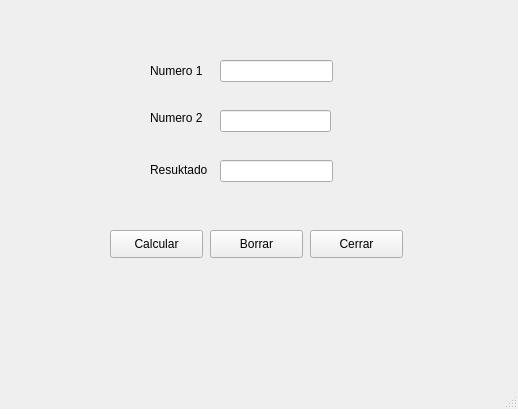
<?xml version="1.0" encoding="UTF-8"?>
<ui version="4.0">
 <class>MainWindow</class>
 <widget class="QMainWindow" name="MainWindow">
  <property name="geometry">
   <rect>
    <x>0</x>
    <y>0</y>
    <width>518</width>
    <height>409</height>
   </rect>
  </property>
  <property name="windowTitle">
   <string>MainWindow</string>
  </property>
  <widget class="QWidget" name="centralwidget">
   <widget class="QPushButton" name="pushBtn3">
    <property name="geometry">
     <rect>
      <x>310</x>
      <y>230</y>
      <width>93</width>
      <height>28</height>
     </rect>
    </property>
    <property name="text">
     <string>Cerrar</string>
    </property>
   </widget>
   <widget class="QLabel" name="etiqueta3">
    <property name="geometry">
     <rect>
      <x>150</x>
      <y>160</y>
      <width>61</width>
      <height>20</height>
     </rect>
    </property>
    <property name="text">
     <string>Resuktado</string>
    </property>
   </widget>
   <widget class="QLineEdit" name="texto3">
    <property name="geometry">
     <rect>
      <x>220</x>
      <y>160</y>
      <width>113</width>
      <height>22</height>
     </rect>
    </property>
   </widget>
   <widget class="QPushButton" name="pushBtn2">
    <property name="geometry">
     <rect>
      <x>210</x>
      <y>230</y>
      <width>93</width>
      <height>28</height>
     </rect>
    </property>
    <property name="text">
     <string>Borrar</string>
    </property>
   </widget>
   <widget class="QLabel" name="etiqueta1">
    <property name="geometry">
     <rect>
      <x>150</x>
      <y>60</y>
      <width>81</width>
      <height>21</height>
     </rect>
    </property>
    <property name="text">
     <string>Numero 1</string>
    </property>
   </widget>
   <widget class="QLabel" name="etiqueta2">
    <property name="geometry">
     <rect>
      <x>150</x>
      <y>110</y>
      <width>55</width>
      <height>16</height>
     </rect>
    </property>
    <property name="text">
     <string>Numero 2</string>
    </property>
   </widget>
   <widget class="QPushButton" name="pushBtn1">
    <property name="geometry">
     <rect>
      <x>110</x>
      <y>230</y>
      <width>93</width>
      <height>28</height>
     </rect>
    </property>
    <property name="text">
     <string>Calcular</string>
    </property>
   </widget>
   <widget class="QLineEdit" name="texto1">
    <property name="geometry">
     <rect>
      <x>220</x>
      <y>60</y>
      <width>113</width>
      <height>22</height>
     </rect>
    </property>
   </widget>
   <widget class="QLineEdit" name="texto2">
    <property name="geometry">
     <rect>
      <x>220</x>
      <y>110</y>
      <width>111</width>
      <height>22</height>
     </rect>
    </property>
   </widget>
  </widget>
  <widget class="QMenuBar" name="menubar">
   <property name="geometry">
    <rect>
     <x>0</x>
     <y>0</y>
     <width>518</width>
     <height>26</height>
    </rect>
   </property>
  </widget>
  <widget class="QStatusBar" name="statusbar"/>
 </widget>
 <resources/>
 <connections/>
</ui>
